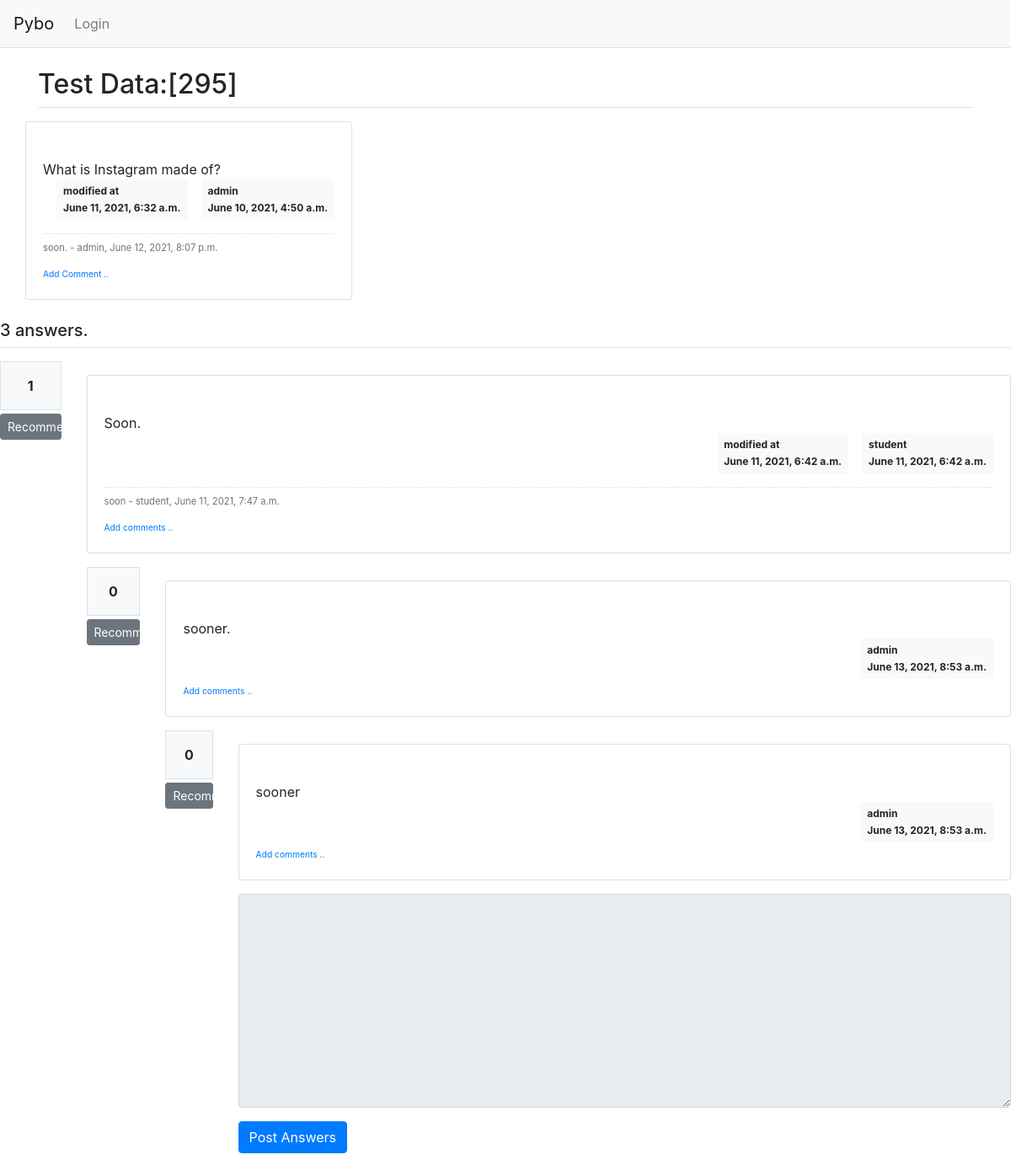
Screenshot of /pybo/301/ with the database file from the repository.
### pybo/models.py (models this page shows, shortened)
class Question(models.Model):
    author = models.ForeignKey(User, on_delete=models.CASCADE, related_name='author_question')
    subject = models.CharField(max_length=200)
    content = models.TextField()
    create_date = models.DateTimeField()
    modify_date = models.DateTimeField(null=True, blank=True)
    voter = models.ManyToManyField(User, related_name='voter_question')

class Comment(models.Model):
    author = models.ForeignKey(User, on_delete=models.CASCADE)
    content = models.TextField()
    create_date = models.DateTimeField()
    modify_date = models.DateTimeField(null=True, blank=True)
    question = models.ForeignKey(Question, null=True, blank=True, on_delete=models.CASCADE)
    answer = models.ForeignKey(Answer, null=True, blank=True, on_delete=models.CASCADE)

class Answer(models.Model):
    author = models.ForeignKey(User, on_delete=models.CASCADE, related_name='author_answer')
    question = models.ForeignKey(Question, on_delete=models.CASCADE)
    content = models.TextField()
    create_date = models.DateTimeField()
    modify_date = models.DateTimeField(null=True, blank=True)
    voter = models.ManyToManyField(User, related_name='voter_answer')

### pybo/views/base_views.py (the view)
# urls.py: path('<int:question_id>/', base_views.detail, name='detail'),
def detail(request, question_id):
    question = get_object_or_404(Question, pk=question_id)
    context = {'question': question}
    return render(request, 'pybo/question_detail.html', context)

### templates/pybo/question_detail.html (shortened to what this page needs)
{% extends 'base.html' %}
{% block content %}
<div class="container my-3">
    <h2 class="border-bottom py-2">{{ question.subject }}</h2>
    <div class="row my-3">
            <div class="card">
                <div class="card-body">
                    <div class="card-text" style="white-space: pre-line;">
                        {{ question.content }}
                    </div>
                    <div class="d-flex justify-content-end">
                        {% if question.modify_date %}
                        <div class="badge badge-light p-2 text-left mx-3">
                            <div class="mb-2">modified at</div>
                            <div>{{ question.modify_date }}</div>
                        </div>
                        {% endif %}
                        <div class="badge badge-light p-2 text-left">
                        <div class="mb-2">{{ question.author.username }}</div>
                        <div>{{question.create_date}}</div>
                        </div>
                    </div>
                    {% if question.comment_set.count > 0 %}
                    <div class="mt-3">
                    {% for comment in question.comment_set.all %}
                        <div class="comment py-2 text-muted">
                            <span style="white-space: pre-line;">{{ comment.content }}</span>
                            <span>
                                - {{ comment.author }}, {{ comment.create_date }}
                            </span>
                        </div>
                    {% endfor %}
                    </div>
                    {% endif %}
                    <div>
                        <a href="{% url 'pybo:comment_create_question' question.id  %}"
                        class="small"><small> Add Comment ..</small></a>
                    </div>
                </div>
            </div>
        </div>
    </div>
    <h5 class="border-bottom my-3 py-2">{{question.answer_set.count}} answers.</h5>
    {% for answer in question.answer_set.all %}
    <div class="row my-3">
        <div class="col-1">
            <div class="bg-light text-center p-3 border font-weight-bolder mb-1">{{answer.voter.count}}</div>
            <a href="#" data-uri="{% url 'pybo:vote_answer' answer.id  %}"
                class="recommend btn btn-sm btn-secondary btn-block my-1">Recommend</a>
        </div>
    <div class="col-11">
    <div class="card my-3">
        <div class="card-body">
            <div class="card-text" style="white-space: pre-line;">
            {{ answer.content }}
            </div>
            <div class="d-flex justify-content-end">
                {% if answer.modify_date %}
                <div class="badge badge-light p-2 text-left mx-3">
                    <div class="mb-2">modified at</div>
                    <div>{{ answer.modify_date }}</div>
                </div>
                {% endif %}
                <div class="badge badge-light p-2 text-left">
                    <div class="mb-2">{{ answer.author.username }}</div>
                    <div>{{ answer.create_date }}</div>
                </div>
            </div>
            {% if answer.comment_set.count > 0 %}
            <div class="mt-3">
            {% for comment in answer.comment_set.all %}
                <div class="comment py-2 text-muted">
                    <span style="white-space: pre-line;">{{ comment.content }}</span>
                    <span>
                        - {{ comment.author }}, {{ comment.create_date }}
                    </span>
                </div>
            {% endfor %}
            </div>
            {% endif %}
            <div>
                <a href="{% url 'pybo:comment_create_answer' answer.id  %}"
                class="small"><small>Add comments ..</small></a>
            </div>
        </div>
    </div>
    {% endfor %}
    <form action="{% url 'pybo:answer_create' question.id %}"
        method="post" class="my-3">
        <div class="form-group">
            <textarea name="content" id="content"
                        {% if not user.is_authenticated %}disabled{% endif %}
                      class="form-control" rows="10"></textarea>
        </div>
        <input type="submit" value="Post Answers" class="btn btn-primary">
    </form>
</div>
{% endblock %}

### templates/base.html (shortened to what this page needs)
{% load static %}
<!doctype html>
<html lang="ko">
<head>
    <link rel="stylesheet" type="text/css" href="{% static 'bootstrap.min.css' %}">
    <link rel="stylesheet" type="text/css" href="{% static 'style.css' %}">
</head>
<body>
{% include "navbar.html" %}
{% block content %}
{% endblock %}
</body>
</html>

### templates/navbar.html (shortened to what this page needs)
<nav class="navbar navbar-expand-lg navbar-light bg-light border-bottom">
    <a class="navbar-brand" href="{% url 'pybo:index' %}">Pybo</a>
    <div class="collapse navbar-collapse flex-grow-0" id="navbarNav">
        <ul class="navbar-nav">
            <li class="nav-item ">
                {% if user.is_authenticated %}
                <a class="nav-link" href="{% url 'common:logout' %}">{{ user.username }} (Log Out)</a>
                {% else %}
                <a class="nav-link" href="{% url 'common:login' %}">Login</a>
                {% endif %}
            </li>
        </ul>
    </div>
</nav>

### static/style.css (style rules this page uses)
.comment { border-top:dotted 1px #ddd; font-size:0.7em; }

### rows the page displays
Question: subject "Test Data:[295]", content "What is Instagram made of?", modify_date "June 11, 2021, 6:32 a.m.", author.username "admin", create_date "June 10, 2021, 4:50 a.m.", answer_set.count "3"
Comment: content "soon.", author "admin", create_date "June 12, 2021, 8:07 p.m."
Answer: voter.count "1", content "Soon.", modify_date "June 11, 2021, 6:42 a.m.", author.username "student", create_date "June 11, 2021, 6:42 a.m."
Comment: content "soon", author "student", create_date "June 11, 2021, 7:47 a.m."
Answer: voter.count "0", content "sooner.", author.username "admin", create_date "June 13, 2021, 8:53 a.m."
Answer: voter.count "0", content "sooner", author.username "admin", create_date "June 13, 2021, 8:53 a.m."
